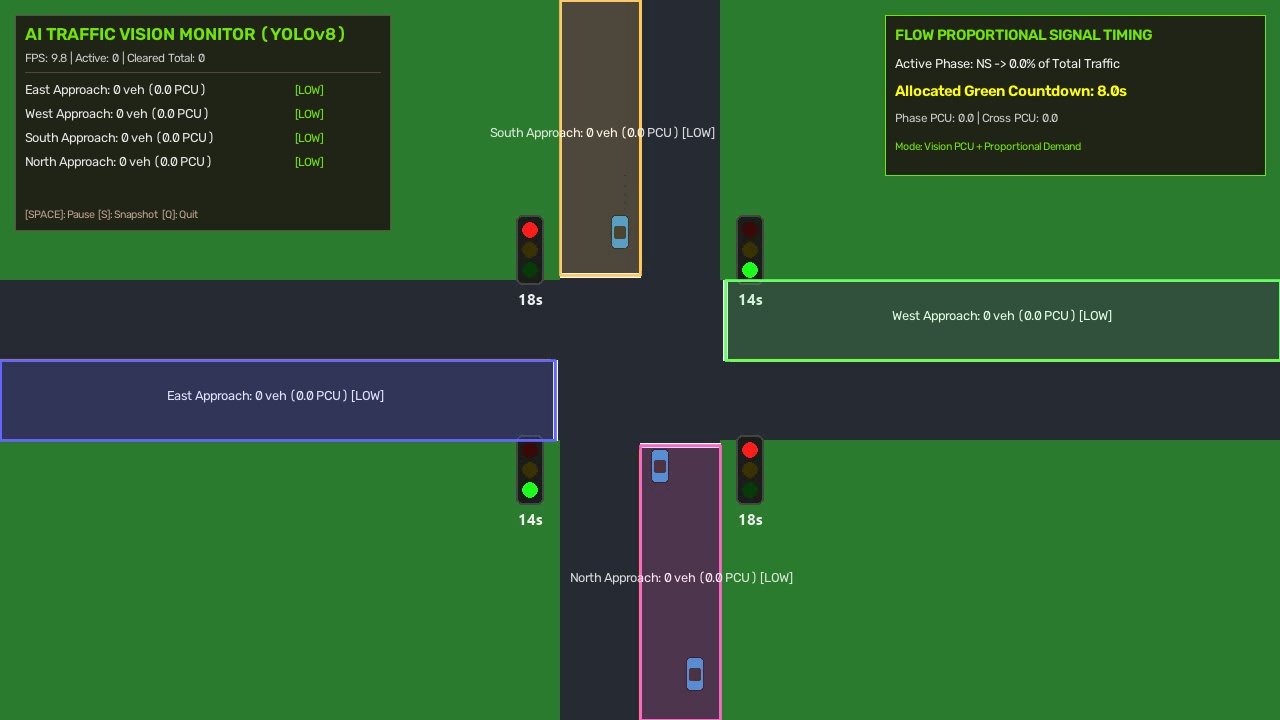
#> input picture data/snapshot_1787520016.jpg, 1280 x 720 px
$ python -i run_yolo_traffic_monitor.py   (imports and definitions only)
#> lines starting #> are read from the running program, lines starting #| are printed output that depends on the picture
"""
YOLOv8 Traffic Video Monitor & Real-Time PCU Analytics Visualizer
Supports Portrait (9:16 phone / vertical CCTV) and Landscape (16:9) aspect ratios
with Automatic Letterboxing, Aspect-Ratio Preservation, and Side-Panel Telemetry HUDs.
AI Traffic Light Management System
"""

import sys
import os
import time
import argparse
import cv2
import numpy as np

PROJECT_ROOT = os.path.abspath(os.path.join(os.path.dirname(__file__), "../.."))
if PROJECT_ROOT not in sys.path:
    sys.path.insert(0, PROJECT_ROOT)

from ai_engine.models.yolo_detector import YOLOVehicleDetector, CLASS_COLORS
from ai_engine.models.vehicle_tracker import MultiVehicleTracker
from ai_engine.models.lane_counter import LaneTrafficAnalyzer
from ai_engine.models.vision_fuzzy_bridge import VisionFuzzyBridge


# [103 lines left out: function draw_hud_overlay, not called in this run]


def run_traffic_monitor(source: str, save_path: str = None, conf_thresh: float = 0.25, mode: str = "auto", approach_dir: str = "N", headless: bool = False, loop: bool = True):
    source_clean = source.strip('"').strip("'")
    print("=" * 65)
    print("INITIALIZING YOLOv8 TRAFFIC MONITOR")
    print(f"Input Video Source: {source_clean}")
    print("=" * 65)

    if not os.path.exists(source_clean) and not source_clean.isdigit():
        print(f"Error: Video file not found at: {source_clean}")
        return

    is_cam = source_clean.isdigit()
    cap = cv2.VideoCapture(int(source_clean) if is_cam else source_clean)
    if not cap.isOpened():
        print(f"Error: Could not open video source: {source_clean}")
        return

    raw_w = int(cap.get(cv2.CAP_PROP_FRAME_WIDTH))
    raw_h = int(cap.get(cv2.CAP_PROP_FRAME_HEIGHT))
    fps_in = cap.get(cv2.CAP_PROP_FPS) or 30.0

    is_portrait = raw_h > raw_w
    print(f"Detected Aspect Ratio: {'PORTRAIT (Vertical 9:16)' if is_portrait else 'LANDSCAPE (16:9)'} ({raw_w}x{raw_h})")

    # Standard Widescreen Display Target
    target_canvas_w = 1280
    target_canvas_h = 720

    current_mode = mode
    if current_mode == "auto":
        current_mode = "4way" if "demo_intersection" in source_clean else "single"

    current_dir = approach_dir.upper()

    detector = YOLOVehicleDetector(conf_thresh=conf_thresh)
    tracker = MultiVehicleTracker(max_disappeared=25, max_distance=75.0)
    lane_analyzer = LaneTrafficAnalyzer(mode=current_mode, width=raw_w, height=raw_h, direction=current_dir)
    fuzzy_bridge = VisionFuzzyBridge()

    out_writer = None
    if save_path:
        os.makedirs(os.path.dirname(os.path.abspath(save_path)), exist_ok=True)
        fourcc = cv2.VideoWriter_fourcc(*'mp4v')
        out_writer = cv2.VideoWriter(save_path, fourcc, fps_in, (target_canvas_w, target_canvas_h))
        print(f"Annotated video will be saved to: {save_path}")

    frame_count = 0
    start_time = time.time()
    paused = False
    source_basename = os.path.basename(source_clean) if not is_cam else f"Camera #{source_clean}"
    cv2_window_name = f"AI Traffic Monitor (YOLOv8) - [{source_basename}]"

    if not headless:
        cv2.namedWindow(cv2_window_name, cv2.WINDOW_NORMAL)
        cv2.resizeWindow(cv2_window_name, target_canvas_w, target_canvas_h)

    try:
        while cap.isOpened():
            if not paused:
                ret, frame = cap.read()
                if not ret:
                    if loop and not is_cam:
                        cap.set(cv2.CAP_PROP_POS_FRAMES, 0)
                        continue
                    else:
                        print("End of video stream reached.")
                        break
                frame_count += 1

                # 1. Detection & Tracking on native frame
                detections = detector.detect_vehicles(frame)
                tracked_vehicles = tracker.update(detections)

                # 2. Lane PCU Analysis
                lane_results = lane_analyzer.analyze_lanes(tracked_vehicles)

                # 3. Fuzzy Decision
                target_axis = "NS" if current_dir in ["N", "S"] else "EW"
                fuzzy_decision = fuzzy_bridge.decide_phase_timing(target_axis, lane_results)

                # 4. Draw overlays on raw frame
                lane_analyzer.draw_zone_overlays(frame, lane_results)

                for tv in tracked_vehicles:
                    x1, y1, x2, y2 = tv.bbox
                    color = CLASS_COLORS.get(tv.class_name, (255, 255, 255))

                    cv2.rectangle(frame, (x1, y1), (x2, y2), color, 2)
                    badge = f"#{tv.track_id} {tv.class_name.upper()} {tv.confidence:.2f}"
                    (tw, th), _ = cv2.getTextSize(badge, cv2.FONT_HERSHEY_SIMPLEX, 0.42, 1)
                    cv2.rectangle(frame, (x1, y1 - 18), (x1 + tw + 6, y1), color, -1)
                    cv2.putText(frame, badge, (x1 + 3, y1 - 4),
                                cv2.FONT_HERSHEY_SIMPLEX, 0.42, (10, 10, 10), 1, cv2.LINE_AA)

                    if len(tv.trajectory) > 1:
                        pts = np.array(tv.trajectory, np.int32).reshape((-1, 1, 2))
                        cv2.polylines(frame, [pts], isClosed=False, color=color, thickness=2)

                # 5. Composite Frame onto 1280x720 Canvas preserving true Aspect Ratio
                canvas = np.zeros((target_canvas_h, target_canvas_w, 3), dtype=np.uint8)
                canvas[:] = (18, 22, 28)  # Sleek dark background

                if is_portrait:
                    scale = target_canvas_h / float(raw_h)
                    scaled_w = int(raw_w * scale)
                    scaled_h = target_canvas_h
                    resized_video = cv2.resize(frame, (scaled_w, scaled_h), interpolation=cv2.INTER_AREA)

                    x_offset = (target_canvas_w - scaled_w) // 2
                    canvas[:, x_offset:x_offset + scaled_w] = resized_video
                    cv2.rectangle(canvas, (x_offset, 0), (x_offset + scaled_w, scaled_h), (60, 75, 95), 2)
                else:
                    if raw_w != target_canvas_w or raw_h != target_canvas_h:
                        resized_video = cv2.resize(frame, (target_canvas_w, target_canvas_h), interpolation=cv2.INTER_AREA)
                    else:
                        resized_video = frame
                    canvas = resized_video
                    x_offset = 0
                    scaled_w = target_canvas_w

                # 6. Render Smart Adaptive HUD
                elapsed = time.time() - start_time
                live_fps = frame_count / elapsed if elapsed > 0 else 30.0
                lifetime_cnt = len(lane_analyzer.total_counted_ids)

                draw_hud_overlay(
                    canvas, live_fps, lane_results, len(tracked_vehicles), lifetime_cnt,
                    fuzzy_decision, source_name=source_basename, mode=current_mode,
                    approach_dir=current_dir, is_portrait=is_portrait, x_offset=x_offset, vid_w=scaled_w if is_portrait else target_canvas_w
                )

                if out_writer is not None:
                    out_writer.write(canvas)

            # Display Window
            if not headless:
                cv2.imshow(cv2_window_name, canvas)
                key = cv2.waitKey(10 if not paused else 50) & 0xFF
                if key == ord('q') or key == 27:
                    break
                elif key == ord(' '):
                    paused = not paused
                elif key == ord('s'):
                    snap_path = os.path.join(PROJECT_ROOT, "data", f"snapshot_{int(time.time())}.jpg")
                    cv2.imwrite(snap_path, canvas)
                    print(f"Snapshot saved to: {snap_path}")
                elif key == ord('m'):
                    current_mode = "single" if current_mode == "4way" else "4way"
                    lane_analyzer.set_mode(current_mode, width=raw_w, height=raw_h, direction=current_dir)
                    print(f"Switched surveillance mode to: {current_mode.upper()}")
                elif key == ord('a'):
                    dir_order = ["N", "E", "S", "W"]
                    next_idx = (dir_order.index(current_dir) + 1) % len(dir_order)
                    current_dir = dir_order[next_idx]
                    lane_analyzer.set_mode(current_mode, width=raw_w, height=raw_h, direction=current_dir)
                    print(f"Switched approach direction to: {current_dir}")
                elif key == ord('o'):
                    try:
                        import tkinter as tk
                        from tkinter import filedialog
                        root = tk.Tk()
                        root.withdraw()
                        selected_file = filedialog.askopenfilename(
                            title="Select Traffic Video File",
                            filetypes=[("Video files", "*.mp4 *.avi *.mov *.mkv"), ("All files", "*.*")]
                        )
                        root.destroy()
                        if selected_file and os.path.exists(selected_file):
                            cap.release()
                            cv2.destroyAllWindows()
                            run_traffic_monitor(source=selected_file, save_path=save_path, conf_thresh=conf_thresh,
                                                mode=mode, approach_dir=approach_dir, headless=headless, loop=loop)
                            return
                    except Exception as e:
                        print(f"File picker error: {e}")

    except KeyboardInterrupt:
        print("Interrupted by user.")
    finally:
        cap.release()
        if out_writer is not None:
            out_writer.release()
        if not headless:
            cv2.destroyAllWindows()
        print("Traffic monitor session concluded.")


# [19 lines not run here, left out]

>>> import cv2
>>> picture = cv2.imread('../../data/snapshot_1787520016.jpg', cv2.IMREAD_GRAYSCALE)
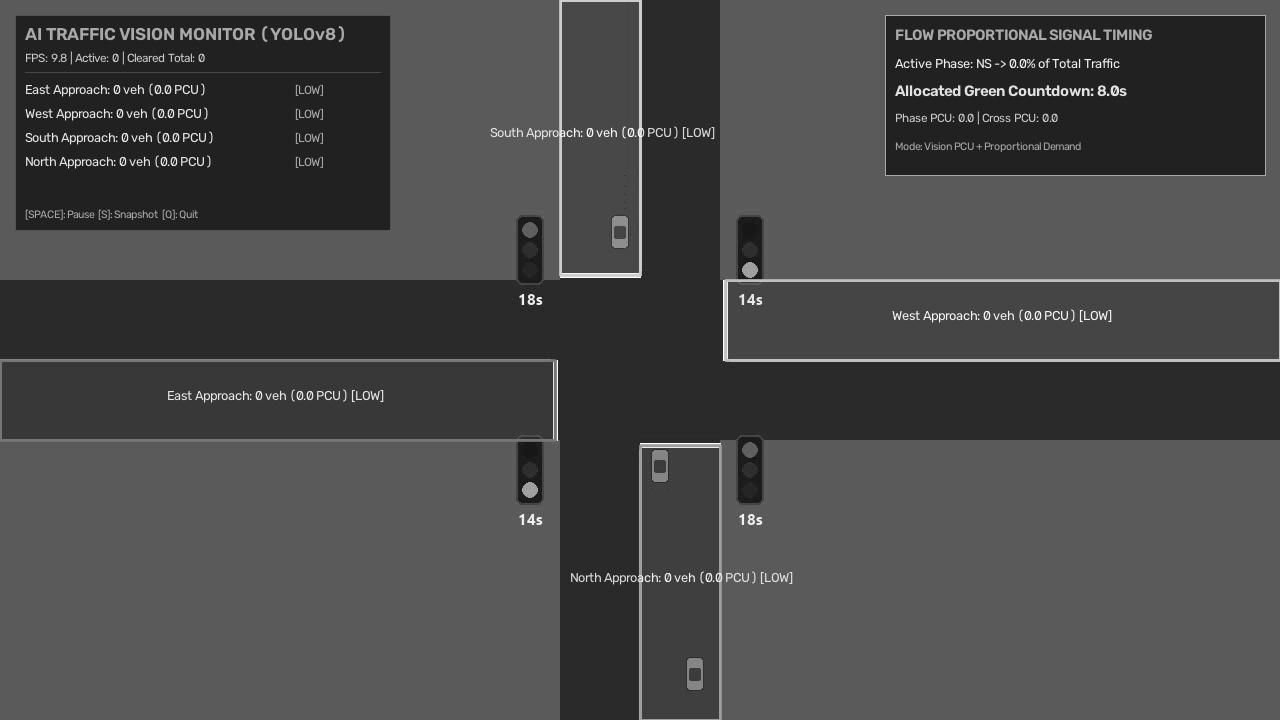
#> picture: shape (720, 1280); min 18, max 255, mean 72.6
>>> result = run_traffic_monitor(picture)
#> (the run stopped early here; a loop or call above may not have finished)
